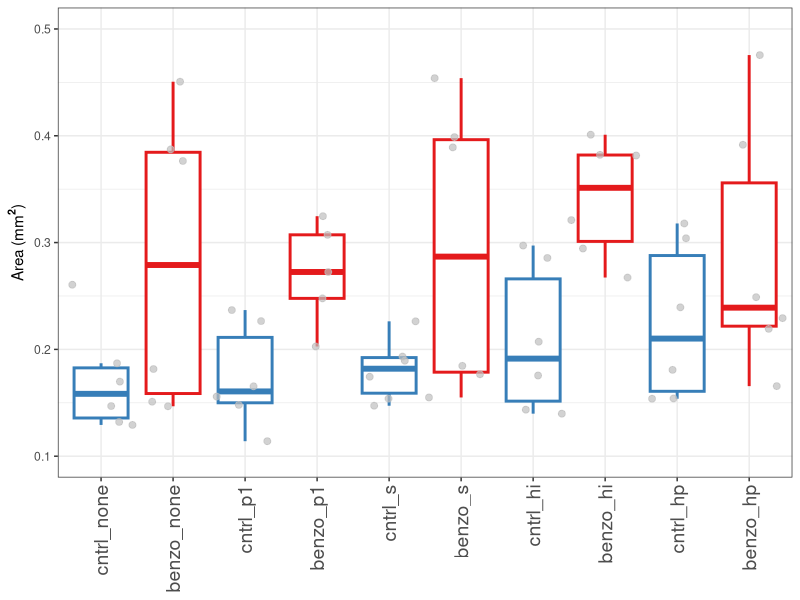
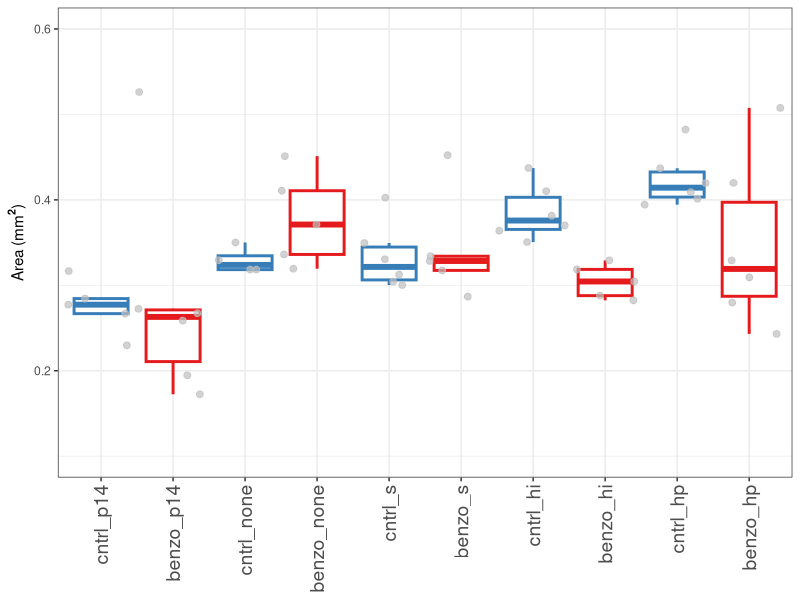
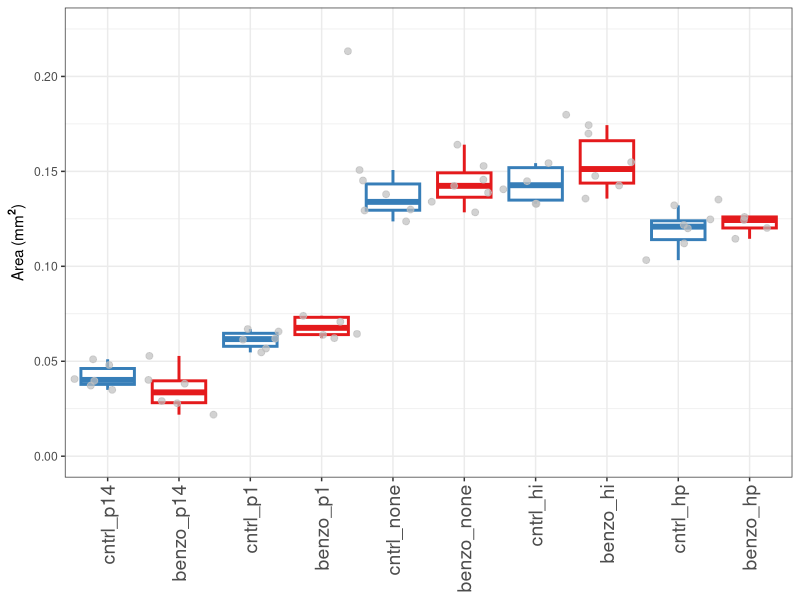
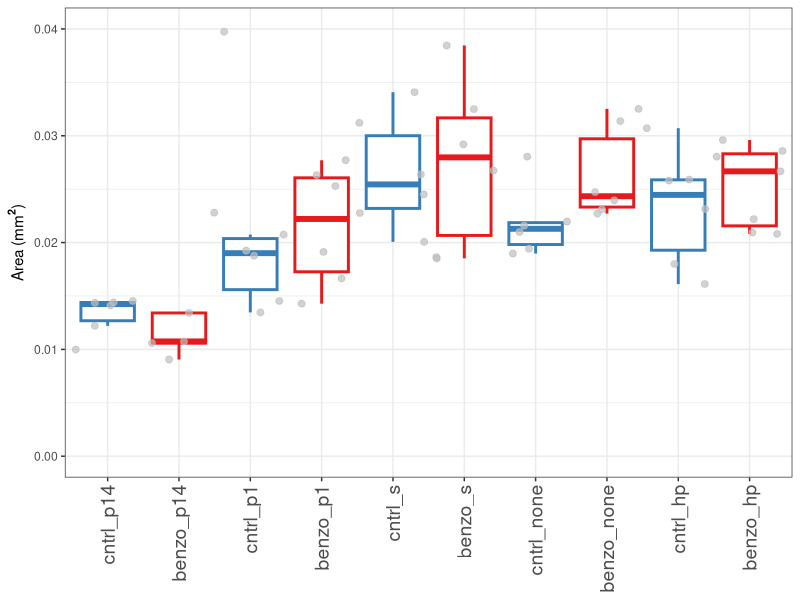
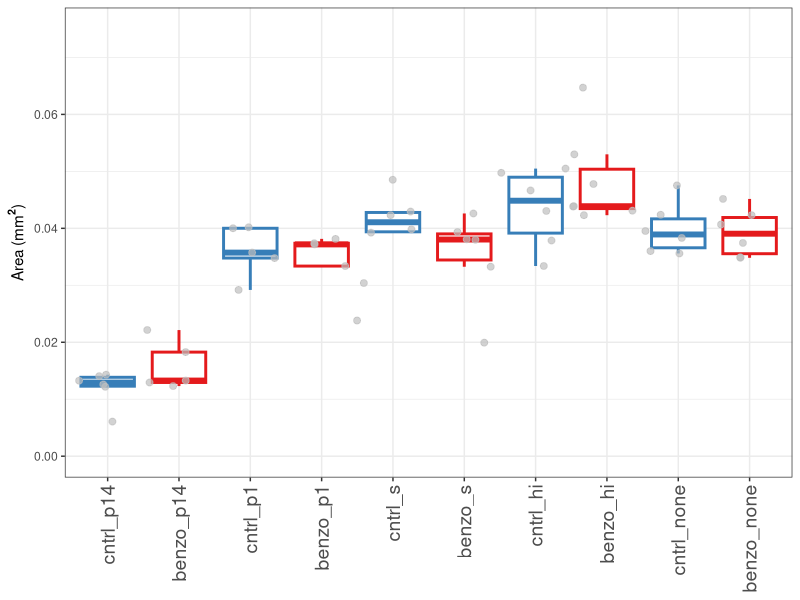
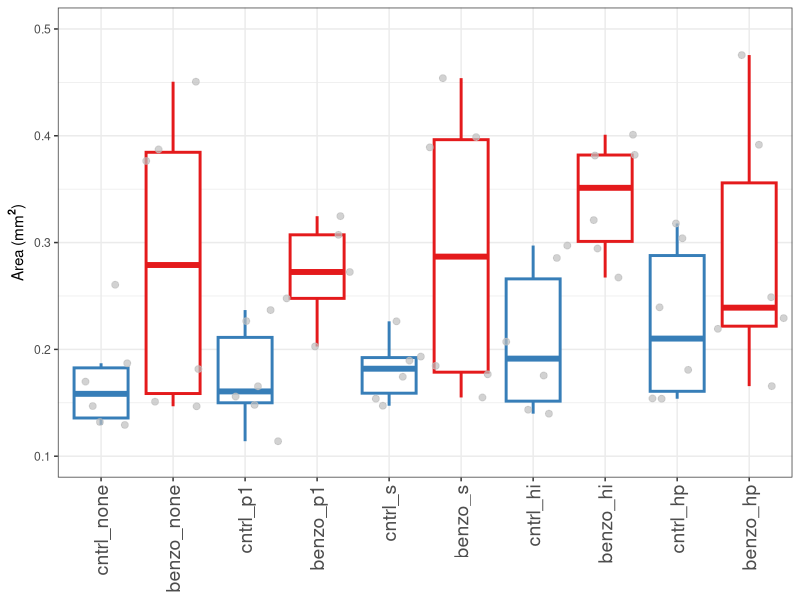
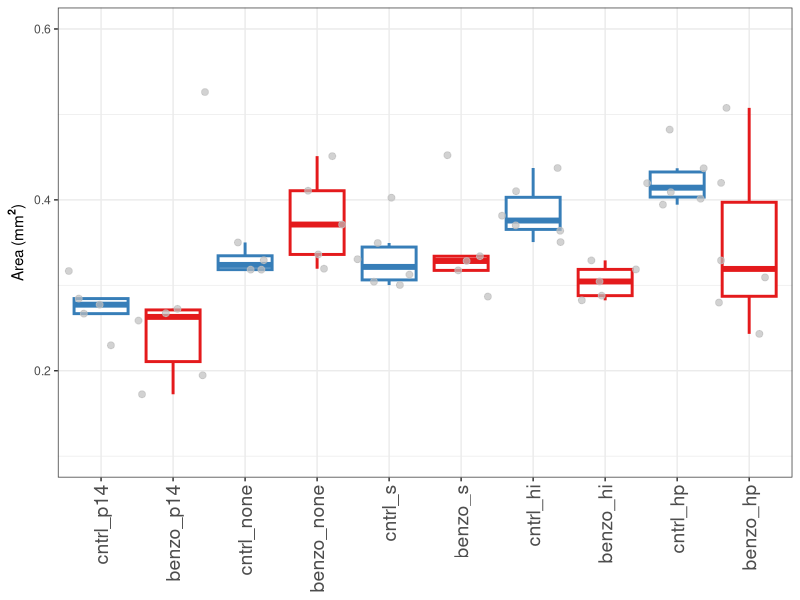
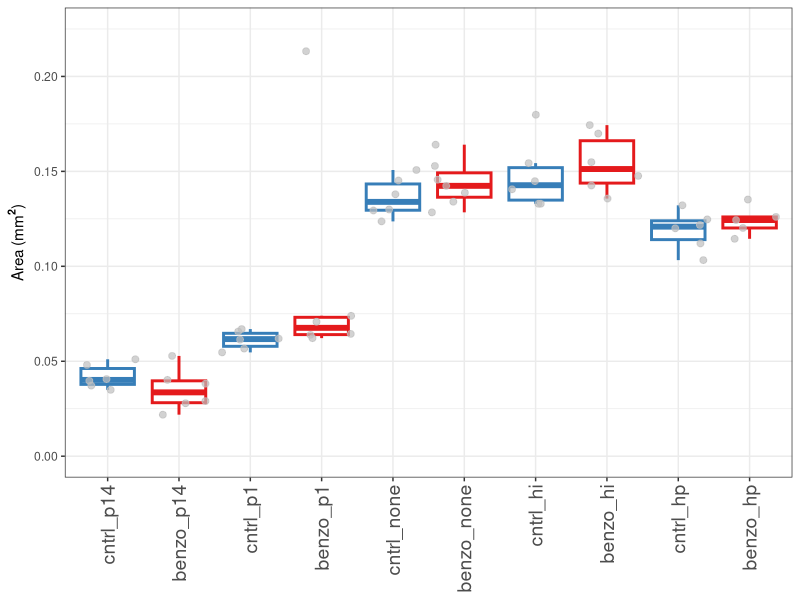

Here is the R script that generated these plots, in order: (Note: this script raises an error after producing the figures.)
#-------------------------------------------------------
# Read in data extracted from images by CellProfiler
#-------------------------------------------------------
library(ggplot2)
library(reshape2)
library(dplyr)

#-------------------------------------------------------
# Read in data
#-------------------------------------------------------
colonyInfo = read.table('EditedObjects.csv',sep=',',header=T,row.names=NULL)
ci = select(colonyInfo,ImageNumber,ObjectNumber,Metadata_Media,Metadata_Left,Metadata_Right,AreaShape_Area,AreaShape_Center_X)

colonyInfoS = read.table('EditedObjects_self.csv',sep=',',header=T,row.names=NULL)
cis = select(colonyInfoS,ImageNumber,ObjectNumber,Metadata_Media,Metadata_Left,Metadata_Right,AreaShape_Area,AreaShape_Center_X)

colonyInfoM = read.table('EditedObjects_membrane.csv',sep=',',header=T,row.names=NULL)
cim = select(colonyInfoM,ImageNumber,MembraneStatus,ObjectNumber,Metadata_Media,Metadata_Left,Metadata_Right,AreaShape_Area,AreaShape_Center_X)

#-------------------------------------------------------
# Helper functions
#-------------------------------------------------------

# Within an image, find the left (or right) colony 
keepLeftOrRight <- function(areadf,LoR)
{
  onlyLeftAreas = areadf[1,]
  for(i in unique(areadf$ImageNumber))
  {
    tmp = areadf[areadf$ImageNumber == i,]
    if(nrow(tmp) > 1)
    {
      tmp = arrange(tmp,AreaShape_Center_X)
      if(LoR == 'L')
      {
        onlyLeftAreas = rbind(onlyLeftAreas,tmp[1,])
      }
      else
      {
        onlyLeftAreas = rbind(onlyLeftAreas,tmp[2,])
      }
      
    }
    else
    {
      onlyLeftAreas = rbind(onlyLeftAreas,tmp)
    }    
  }
  onlyLeftAreas = onlyLeftAreas[-1,]
  return(onlyLeftAreas)
}

retrieveAreasForSpecies <- function(dataset, speciesName)
{
  areas_left = dataset[dataset$Metadata_Left == speciesName,]
  areas_left = keepLeftOrRight(areas_left,'L')
  areas_left = mutate(areas_left, description = paste0(Metadata_Media,'_',Metadata_Right))
  areas_left = mutate(areas_left, paired_species = Metadata_Right)
    
  areas_right = dataset[dataset$Metadata_Right == speciesName,]
  areas_right = keepLeftOrRight(areas_right,'R')
  areas_right = mutate(areas_right,description = paste0(Metadata_Media,'_',Metadata_Left))
  areas_right = mutate(areas_right, paired_species = Metadata_Left)
  
  areas = rbind(areas_left,areas_right)
  return(areas)
}

#-------------------------------------------------------
# Bar plots
#-------------------------------------------------------
## Get areas for standards
std_areas = retrieveAreasForSpecies(ci,'standard')
std_areas = select(std_areas,description,AreaShape_Area,Metadata_Media)
std_area = mean(std_areas$AreaShape_Area)
sqcm = .0645 # the standard area is 0.254cm * 0.254cm = 6.4516 sq. mm


species = c("p14","p1","s","hi","hp")
species_labels = c("P. aeruginosa PA14","P. aeruginosa PA01","S. aureus","H. influenzae","H. parainfluenzae")
yL = c(0.1,0.1,0,0,0)
yU = c(0.5,0.6,0.225,0.04,0.075)

for( i in 1:length(species))
{
  ## Get areas for species i and plot
  areas = retrieveAreasForSpecies(ci,species[i])
  areas = select(areas,description,AreaShape_Area,Metadata_Media)
  areas$AreaShape_Area = areas$AreaShape_Area * sqcm / std_area
  
  levelsList = c(ordered=TRUE)
  for(j in 1:length(species))
  {
    if(i != j)
    {
      levelsList = c(levelsList,paste0("cntrl_",species[j]),paste0("benzo_",species[j]))
    }
    else
    {
      levelsList = c(levelsList,"cntrl_none","benzo_none")
    }
  }
  areas$description = factor(areas$description,levels=levelsList)
  
  # Plot
  p = ggplot(areas, aes(x=factor(description), y=AreaShape_Area)) + 
    geom_boxplot(outlier.size=-1,size=1,aes(color=Metadata_Media)) + 
    scale_colour_brewer(palette = "Set1") +
    geom_jitter(color='grey',alpha=0.7,size=2, width = 0.5) +
    ylim(yL[i],yU[i]) +
    ylab(expression(paste("Area (mm"^bold("2"),")"))) +
    theme_bw() +
    theme(axis.text.x = element_text(angle = 90,vjust=0.5,hjust=1,size=14), axis.title.x = element_blank(),legend.position="none")
  print(p)
  
  ggsave(paste0("../Figures/",species_labels[i],".jpg"),width=8,height=2.5)
}

#-------------------------------------------------------
# Check if benzopyrene changes growth of species grown 
# alone
#-------------------------------------------------------
p_values_benzo_alone = c()

for(i in species)
{
  speciesi_areas = retrieveAreasForSpecies(ci,i)
  speciesi_areas = select(speciesi_areas,description,AreaShape_Area,Metadata_Media,paired_species)
  speciesi_areas$AreaShape_Area = speciesi_areas$AreaShape_Area * sqcm / std_area
  
  speciesi_cntrl = speciesi_areas[speciesi_areas$paired_species=='none' & speciesi_areas$Metadata_Media=='cntrl',]$AreaShape_Area
  speciesi_benzo = speciesi_areas[speciesi_areas$paired_species=='none' & speciesi_areas$Metadata_Media=='benzo',]$AreaShape_Area
  p = wilcox.test(speciesi_cntrl,speciesi_benzo,alternative="two.sided")

  p_values_benzo_alone = c(p_values_benzo_alone,p$p.value)

}

adjustedPs = p.adjust(p_values_benzo_alone, method = "fdr")

#-------------------------------------------------------
# Heat maps
#-------------------------------------------------------
library(pheatmap)
library(RColorBrewer)

# Fold change for heatmap for colony area fold change in control media 
# (fold change of column species grown next to row species relative to growth alone)
fold_change_control = matrix(data=NA,nrow=length(species),ncol=length(species))
colnames(fold_change_control) = species
row.names(fold_change_control) = species

p_values_control = matrix(data=NA,nrow=length(species),ncol=length(species))

for(i in species)
{
  speciesi_areas = retrieveAreasForSpecies(ci,i)
  speciesi_areas = select(speciesi_areas,description,AreaShape_Area,Metadata_Media,paired_species)
  speciesi_areas$AreaShape_Area = speciesi_areas$AreaShape_Area * sqcm / std_area
  
  for(j in species)
  {
    if(i != j)
    {
      speciesi_none_cntrls = speciesi_areas[speciesi_areas$paired_species=='none' & speciesi_areas$Metadata_Media=='cntrl',]$AreaShape_Area
      speciesi_none_cntrl = mean(speciesi_none_cntrls)
      speciesi_paired_cntrls = speciesi_areas[speciesi_areas$paired_species==j & speciesi_areas$Metadata_Media=='cntrl',]$AreaShape_Area
      speciesi_paired_cntrl = mean(speciesi_paired_cntrls)
      p = wilcox.test(speciesi_none_cntrls,speciesi_paired_cntrls,alternative="two.sided")

      fold_change_control[row.names(fold_change_control) == j, colnames(fold_change_control) == i] = mean(speciesi_paired_cntrls/speciesi_none_cntrl)
      p_values_control[row.names(fold_change_control) == j, colnames(fold_change_control) == i] = p$p.value
    }
  }
}

adjustedPs = p.adjust(p_values_control, method = "fdr")
p_values_control_ajstd = matrix(adjustedPs,nrow=length(species),ncol=length(species))
colnames(p_values_control_ajstd) = species
row.names(p_values_control_ajstd) = species
write.table(p_values_control_ajstd, file="p_values_control_ajstd.txt", quote = FALSE, sep="\t")

#create the breaks
bk2 = unique(c(seq(min(fold_change_control, na.rm = TRUE), 0.99, length=19), 1, seq(1.01, max(fold_change_control, na.rm = TRUE), length=20)))

#set different color vectors for each interval
col1 = colorRampPalette(c("blue", 'white'))(19) #set the order of greys
col2 <- rep("white", 1)
col3 = colorRampPalette(c("white", "red"))(20)
colors2 <- c(col1, col2, col3)


#draw heatmap
fontsize = 12

hm.parameters <- list(fold_change_control, 
                      breaks=bk2,
                      color = colors2,
                      cellwidth = 20, cellheight = 20, scale = "none",
                      treeheight_row = 0,
                      treeheight_col = 0,
                      fontsize = fontsize, fontsize_row = fontsize,
                      fontsize_col = fontsize,
                      kmeans_k = NA,
                      Rowv=FALSE,na.rm=F, na.color="black",  Colv=FALSE, 
                      show_rownames = T, show_colnames = T,
                      main = NA,
                      cluster_rows = FALSE, cluster_cols = FALSE,
                      filename = "../Figures/fold_change_control_heat_map.png")

# To draw the heat map on screen 
do.call("pheatmap", hm.parameters)



# Fold change for heatmap for colony area fold change in benzo media 
# (fold change of column species grown next to row species relative to growth alone)
fold_change_benzo = matrix(data=NA,nrow=length(species),ncol=length(species))
colnames(fold_change_benzo) = species
row.names(fold_change_benzo) = species

p_values_benzo = matrix(data=NA,nrow=length(species),ncol=length(species))

for(i in species)
{
  speciesi_areas = retrieveAreasForSpecies(ci,i)
  speciesi_areas = select(speciesi_areas,description,AreaShape_Area,Metadata_Media,paired_species)
  speciesi_areas$AreaShape_Area = speciesi_areas$AreaShape_Area * sqcm / std_area
  
  for(j in species)
  {
    if(i != j)
    {
      speciesi_none_benzos = speciesi_areas[speciesi_areas$paired_species=='none' & speciesi_areas$Metadata_Media=='benzo',]$AreaShape_Area
      speciesi_none_benzo = mean(speciesi_none_benzos)
      speciesi_paired_benzos = speciesi_areas[speciesi_areas$paired_species==j & speciesi_areas$Metadata_Media=='benzo',]$AreaShape_Area
      speciesi_paired_benzo = mean(speciesi_paired_benzos)
      p = wilcox.test(speciesi_none_benzos,speciesi_paired_benzos,alternative="two.sided")
      
      fold_change_benzo[row.names(fold_change_benzo) == j, colnames(fold_change_benzo) == i] = mean(speciesi_paired_benzos/speciesi_none_benzo)
      p_values_benzo[row.names(fold_change_benzo) == j, colnames(fold_change_benzo) == i] = p$p.value
    }
  }
}

adjustedPs = p.adjust(p_values_benzo, method = "fdr")
p_values_benzo_ajstd = matrix(adjustedPs,nrow=length(species),ncol=length(species))
colnames(p_values_benzo_ajstd) = species
row.names(p_values_benzo_ajstd) = species
write.table(p_values_benzo_ajstd, file="p_values_benzo_ajstd.txt", quote = FALSE, sep="\t")

#create the breaks
bk2 = unique(c(seq(min(fold_change_benzo, na.rm = TRUE), 0.99, length=19), 1, seq(1.01, max(fold_change_benzo, na.rm = TRUE), length=20)))

#draw heatmap
fontsize = 12

hm.parameters <- list(fold_change_benzo, 
                      breaks = bk2,
                      color = colors2,
                      cellwidth = 20, cellheight = 20, scale = "none",
                      fontsize = fontsize, fontsize_row = fontsize,
                      fontsize_col = fontsize,
                      kmeans_k = NA, 
                      show_rownames = T, show_colnames = T,
                      cluster_rows = FALSE, cluster_cols = FALSE,
                      filename = "../Figures/fold_change_benzo_heat_map.png")

# To draw the heat map on screen 
do.call("pheatmap", hm.parameters)


#heatmap of control vs benzo
fold_change = matrix(data=NA,nrow=5,ncol=5)
colnames(fold_change) = species
row.names(fold_change) = species

fold_change = fold_change_benzo-fold_change_control

#create the breaks
bk2 = unique(c(seq(min(fold_change, na.rm = TRUE), -0.001, length=19), 0, seq(0.001, max(fold_change, na.rm = TRUE), length=20)))

#draw heatmap
fontsize = 12

hm.parameters <- list(fold_change, 
                      breaks = bk2,
                      color = colors2,
                      cellwidth = 20, cellheight = 20, scale = "none",
                      fontsize = fontsize, fontsize_row = fontsize,
                      fontsize_col = fontsize,
                      kmeans_k = NA,
                      show_rownames = T, show_colnames = T,
                      clustering_method = "average",
                      cluster_rows = FALSE, cluster_cols = FALSE,
                      filename = "../Figures/fold_change_difference_heat_map.tiff")

# To draw the heat map on screen 
do.call("pheatmap", hm.parameters)


#-------------------------------------------------------
# Compare fold change distributions
#-------------------------------------------------------
p_values_comparison = matrix(data=NA,nrow=length(species),ncol=length(species))
colnames(p_values_comparison) = species
row.names(p_values_comparison) = species

for(i in species)
{
  speciesi_areas = retrieveAreasForSpecies(ci,i)
  speciesi_areas = select(speciesi_areas,description,AreaShape_Area,Metadata_Media,paired_species)
  speciesi_areas$AreaShape_Area = speciesi_areas$AreaShape_Area * sqcm / std_area
  
  for(j in species)
  {
    if(i != j)
    {
      speciesi_none_cntrls = speciesi_areas[speciesi_areas$paired_species=='none' & speciesi_areas$Metadata_Media=='cntrl',]$AreaShape_Area
      speciesi_none_cntrl = mean(speciesi_none_cntrls)
      speciesi_paired_cntrls = speciesi_areas[speciesi_areas$paired_species==j & speciesi_areas$Metadata_Media=='cntrl',]$AreaShape_Area
      foldChanges_cntrl = speciesi_paired_cntrls / speciesi_none_cntrl
      
      speciesi_none_benzos = speciesi_areas[speciesi_areas$paired_species=='none' & speciesi_areas$Metadata_Media=='benzo',]$AreaShape_Area
      speciesi_none_benzo = mean(speciesi_none_cntrls)
      speciesi_paired_benzos = speciesi_areas[speciesi_areas$paired_species==j & speciesi_areas$Metadata_Media=='benzo',]$AreaShape_Area
      foldChanges_benzo = speciesi_paired_benzos / speciesi_none_benzo
      
      p = wilcox.test(foldChanges_cntrl,foldChanges_benzo,alternative="two.sided")
      p_values_comparison[row.names(p_values_comparison) == j, colnames(p_values_comparison) == i] = p$p.value
    }
  }
}

adjustedPsc = p.adjust(p_values_comparison, method = "fdr")
p_values_comparison_ajstd = matrix(adjustedPsc,nrow=length(species),ncol=length(species))
colnames(p_values_comparison_ajstd) = species
row.names(p_values_comparison_ajstd) = species
write.table(p_values_comparison_ajstd, file="p_values_comparison_ajstd.txt", quote = FALSE, sep="\t")


#-------------------------------------------------------
# Compare growth of species grown alone to those 
# grown next to self
#-------------------------------------------------------
## Get areas for standards
std_areasS = retrieveAreasForSpecies(cis,'standard')
std_areasS = select(std_areasS,description,AreaShape_Area,Metadata_Media)
std_areaS = mean(std_areasS$AreaShape_Area)
sqcmS = .0645 # the standard area is 0.254cm * 0.254cm = 6.4516 sq. mm

species = c("p14","p1","s","hi","hp")
species_labels = c("P. aeruginosa PA14","P. aeruginosa PA01","S. aureus","H. influenzae","H. parainfluenzae")
pvals_aloneVpaired = c()

for( i in 1:length(species))
{
  ## Get areas for species i and plot
  areas = retrieveAreasForSpecies(cis,species[i])
  areas = areas %>% select(description,AreaShape_Area,Metadata_Media) %>%
    filter(Metadata_Media == 'cntrl')
  areas$AreaShape_Area = areas$AreaShape_Area * sqcmS / std_areaS
  areas$description = factor(areas$description,levels=c('cntrl_none',paste0('cntrl_',species[i])))
  
  # Check if difference is significant
  alone = areas %>% filter(description == 'cntrl_none') %>% select(AreaShape_Area)
  paired = areas %>% filter(description == paste0('cntrl_',species[i])) %>% select(AreaShape_Area)
  p = wilcox.test(alone$AreaShape_Area,paired$AreaShape_Area,alternative="two.sided")
  pvals_aloneVpaired = c(pvals_aloneVpaired,p$p.value)
  
  # Plot
  p1 = ggplot(areas, aes(x=factor(description), y=AreaShape_Area)) +
    geom_boxplot(outlier.size=-1,size=1,aes(color=description)) +
    scale_colour_brewer(palette = 'Set1') +
    scale_x_discrete(labels=c('Alone','With Self')) +
    geom_jitter(color='grey',alpha=0.7,size=2, width = 0.3) +
    ylab(expression(paste("Area (mm"^bold("2"),")"))) +
    theme_bw() +
    ggtitle(species_labels[i]) +
    theme(axis.text.x = element_text(angle = 90,vjust=0.5,hjust=1,size=14), axis.title.x = element_blank(),legend.position="none", plot.title = element_text(hjust = 0.5))
  print(p1)
  ggsave(paste0('..\\Figures\\alone_or_pairedWself_',species[i],'.jpg'),width=3,height=4)
}

adjustedPs = p.adjust(pvals_aloneVpaired, method = "fdr")
print(adjustedPs)

#-------------------------------------------------------
# Compare growth of species grown on either side of 
# a semi-permiable membrane
#-------------------------------------------------------
# Use same standards from 'cis' data set

species = c("p1","hp")
species_labels = c("P. aeruginosa PA01","H. parainfluenzae")
ylims = c(0.15,0.02)

for( i in 1:length(species))
{
  ## Get areas for species i and plot
  areas = retrieveAreasForSpecies(cim,species[i])
  areas = areas %>% select(description,MembraneStatus,AreaShape_Area,Metadata_Media) 
  areas$AreaShape_Area = areas$AreaShape_Area * sqcmS / std_areaS
  
  areas$description = paste0(areas$MembraneStatus,areas$Metadata_Media)
  
  # Plot
  p1 = ggplot(areas, aes(x=factor(description), y=AreaShape_Area)) +
    geom_boxplot(outlier.size=-1,size=1,aes(color=Metadata_Media)) +
    scale_colour_brewer(palette = "Set1") +
    geom_jitter(color='grey',alpha=0.7,size=2, width = 0.3) +
    ylab(expression(paste("Area (mm"^bold("2"),")"))) +
    theme_bw() +
    ylim(0,ylims[i]) +
    ggtitle(species_labels[i]) +
    theme(axis.text.x = element_text(angle = 90,vjust=0.5,hjust=1,size=14), axis.title.x = element_blank(),legend.position="none", plot.title = element_text(hjust = 0.5))
  print(p1)
  ggsave(paste0('..\\Figures\\membrane_',species[i],'.jpg'),width=5,height=3.5)
  
  # Check if membrane causes significant difference in colony area
  MembraneBenzo = areas %>% filter(MembraneStatus == 'membrane' && Metadata_Media == 'benzo')
  MembraneCntrl = areas %>% filter(MembraneStatus == 'membrane' && Metadata_Media == 'cntrl')
  NoneBenzo = areas %>% filter(MembraneStatus == 'none' && Metadata_Media == 'benzo')
  NoneCntrl = areas %>% filter(MembraneStatus == 'none' && Metadata_Media == 'cntrl')
  pbenzo = wilcox.test(alone$AreaShape_Area,paired$AreaShape_Area,alternative="two.sided")
  pcntrl = wilcox.test(alone$AreaShape_Area,paired$AreaShape_Area,alternative="two.sided")
  print(species_labels[i])
  print(pbenzo)
  print(pcntrl)
}

